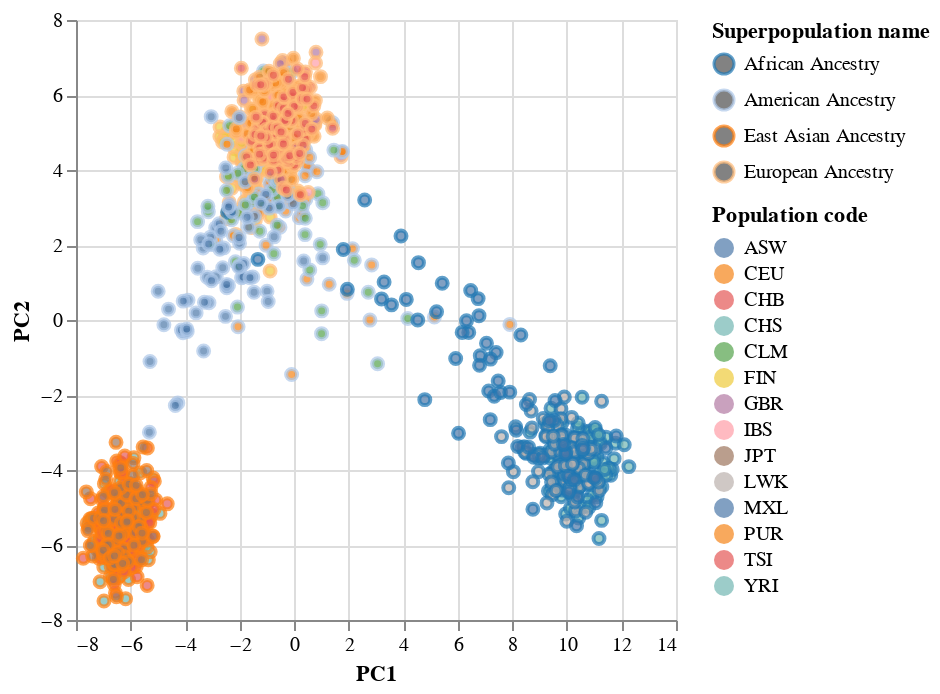

The notebook cell this image was saved under:
### Code cell
alt.Chart(df_plot).mark_point().encode(
    x='PC1',
    y='PC2',
    color=alt.Color('Superpopulation name', scale=alt.Scale(scheme='category20')),
    fill = 'Population code'
)

### Figure 1 — Vega-Lite specification as saved in the notebook (floating-point values rounded to 4 significant figures; data arrays with more than 128 entries replaced by an {"elided": "..."} marker saying what was removed)
{"config": {"view": {"continuousWidth": 300, "continuousHeight": 300}}, "data": {"name": "data-f99c6f35d8ddd0a4cdef9d64c8612afd"}, "mark": {"type": "point"}, "encoding": {"color": {"field": "Superpopulation name", "scale": {"scheme": "category20"}, "type": "nominal"}, "fill": {"field": "Population code", "type": "nominal"}, "x": {"field": "PC1", "type": "quantitative"}, "y": {"field": "PC2", "type": "quantitative"}}, "$schema": "https://vega.github.io/schema/vega-lite/v5.15.1.json", "datasets": {"data-f99c6f35d8ddd0a4cdef9d64c8612afd": {"elided": "1092 records"}}}
